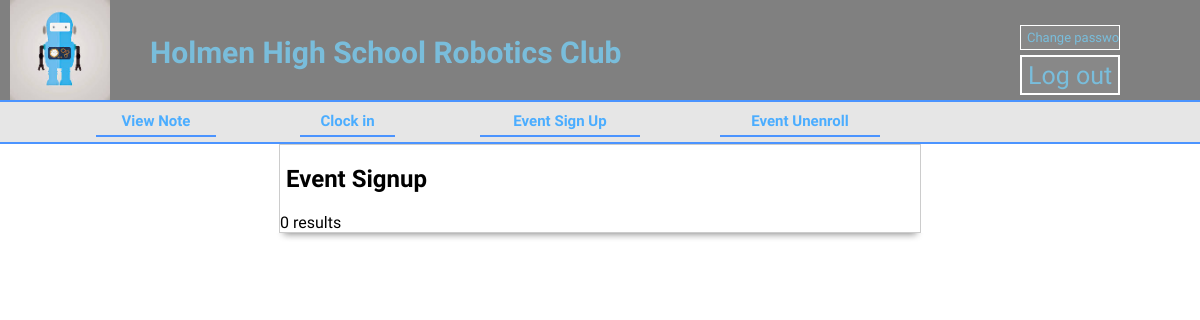
Before: /eventSignUp.php (signed in) with the older database file.
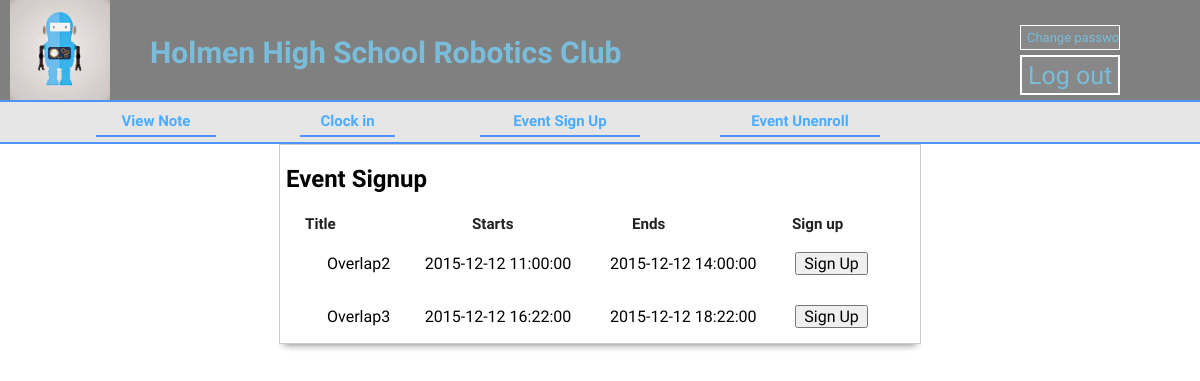
After: the same page with the newer database file.
### tables this page shows
CREATE TABLE IF NOT EXISTS `events` (
  `eventId` int(11) NOT NULL,
  `title` text NOT NULL,
  `description` text NOT NULL,
  `startDateTime` datetime NOT NULL COMMENT 'Format YYYY-MM-DD HH:MM:SS',
  `endDateTime` datetime NOT NULL COMMENT 'format YYYY-MM-DD HH:MM:SS',
  `minVolunteers` int(11) NOT NULL,
  `maxVolunteers` int(11) NOT NULL,
  `minStudents` int(11) NOT NULL,
  `maxStudents` int(11) NOT NULL,
  `creator` text NOT NULL,
  `removed` int(11) NOT NULL
);

### eventSignUp.php (the view, shortened to what this page needs)
<!DOCTYPE html PUBLIC "-//W3C//DTD XHTML 1.0 Transitional//EN" "http://www.w3.org/TR/xhtml1/DTD/xhtml1-transitional.dtd">
<html xmlns="http://www.w3.org/1999/xhtml">
	<head>
		<link rel="stylesheet" type="text/css" href="normalize.css/normalize.css" />
		<link rel="stylesheet" type="text/css" href="theme.css" />
		<link rel="stylesheet" type="text/css" href="forms/view.css" media="all" />
		<link rel="stylesheet" type="text/css" href="jquery.confirm/jquery.confirm.css" />
	</head>
	<body>
		<div id="title">
			<a href="Student.php">
				<h2 id="titleName">
					<img id="titleIcon" src="img/bot2.jpg"  alt="icon"> Holmen High School Robotics Club
				</h2>
			</a>
			<input id="log" class="button"  type="button" onClick="location.href='logout.php'" value="Log out">
			<input id="changePassword" class="button"  type="button" onClick="location.href='changePassword.php'" value="Change password">
		</div>
		<div id="label">
			<input id = "clockIn" class="labelButton"  type="button" onClick="location.href='clockIn.html'" value="Clock in">
			<input id = "viewNote" class="labelButton"  type="button" onClick="location.href='viewNote.html'" value="View Note">
			<input id = "eventSignUp" class = "labelButton" type = "button" onClick="location.href='eventSignUp.php'" value="Event Sign Up">
			<input id = "eventUnEnroll" class = "labelButton" type = "button" onClick="location.href='eventUnenroll.php'" value="Event Unenroll">
		</div>
		<div id="main_body">
			<div id="form_container">
				<h2>&nbsp;<a style="width: 637px">Event Signup</a></h2>
				<?php
				$connection = mysqli_connect("localhost", "root", "091904", "holmenHighSchool");
				$user = $_SESSION['login_user'];
                $userObject = mysqli_query($connection, "select * from users WHERE username = '$user' ");
                $row = $userObject->fetch_object();
                $userid = $row->id;
				$result = mysqli_query($connection, "select * from events where removed != 1 AND maxStudents > 0");
				if (mysqli_num_rows($result)) {
					echo '<div style="position: relative; left: 25px; top: 0px; width: 30%; display: inline-block; float: left;"><label class="description">Title</label></div>
						<div style="float: left; width: 25%; display: inline-block;"><label class="description">Starts</label></div>
						<div style="float: left; width: 25%; display: inline-block;"><label class="description">Ends</label></div>
						<div style="float: left; width: 20%; display: inline-block;"><label class="description">Sign up</label></div>
						<table cellpadding="25" style="width: 90%;">';
					while($row = mysqli_fetch_assoc($result)) {
						$eventsAttended = mysqli_query($connection, "select * from eventParticipation where userId = '$userid'");
						$check = true;
						while ($signedUp = mysqli_fetch_assoc($eventsAttended)){
							if($signedUp["eventId"] == $row["eventId"]){
								$check = false;
							}
						}
						if ($check){
							echo '<tr><form action="" class="appnitro" method="post"><input type="hidden" name="event" value="'
							.$row["eventId"].'"><td>'.$row["title"]."</td><td>".$row["startDateTime"]."</td><td>".$row["endDateTime"]
							."</td>".'<td><input id="signup" class="button_text" type="submit" name="submit" value="Sign Up"></td></form></tr>';
						}
					}
					echo "</table>";
				} else {
					echo "0 results";
				}
				?>
			</div>
			<img id="bottom" src="forms/bottom.png" alt="">
		</div>
	</body>
</html>

### theme.css (style rules this page uses)
body { font-family: 'Cuprum','Lucida Sans Unicode', 'Lucida Grande', sans-serif; }
#label { position:relative; overflow:hidden; border-bottom: 2px solid rgb(75,148,255); width: 100%; height: 40px; background: #E6E6E6; }
#title { position:relative; overflow:hidden; border-bottom: 2px solid rgb(75,148,255); width: 100%; height: 100px; background: grey; }
#titleName { position: relative; top: 10px; font-size: 30px; color: rgb(121,189,219); left: 150px; width: 50%; }
#titleIcon { height: 100px; width: 100px; position: absolute; left: -140px; top: -35px; }
.button { position: absolute; }
#changePassword { border: hidden; height:25px; width:100px; color: rgb(121,189,219); background-color: #888888; top:25px; left: 85%; font-size: 13px; border: 1px solid white; }
#log { height:40px; width:100px; color: rgb(121,189,219); background-color: #888888; border-color: white; top:55px; left:85%; font-size: 25px; border-style: solid; }
.labelButton { position: absolute; color: rgb(75,173,255); background-color: #E6E6E6; border-color: rgb(75,173,255); font-weight: 900; border-style:hidden; border-bottom: 2px solid rgb(75,148,255); }
#viewNote { height:30px; width:120px; top:5px; left:8%; font-size: 15px; }
#clockIn { height:30px; width:95px; top:5px; left:25%; font-size: 15px; }
#eventSignUp { height:30px; width: 160px; top:5px; left: 40%; font-size: 15px; }
#eventUnEnroll { height:30px; width: 160px; top:5px; left: 60%; font-size: 15px; }
a { text-decoration: none; }

### forms/view.css (style rules this page uses)
#form_container { background:#fff; border:1px solid #ccc; margin:0 auto; text-align:left; width:640px; }
#bottom { display:block; height:10px; margin:0 auto; width:650px; }
form.appnitro { margin:20px 20px 0; padding:0 0 20px; }
img { behavior:url(css/iepngfix.htc); border:none; }
.appnitro { font-family:Lucida Grande, Tahoma, Arial, Verdana, sans-serif; font-size:small; }
input.button_text { overflow:visible; padding:0 7px; width:auto; }
label.description { border:none; color:#222; display:block; font-size:95%; font-weight:700; line-height:150%; padding:0 0 1px; }

Changed rows visible on the page:
added events: title "Overlap2", startDateTime "2015-12-12 11:00:00", endDateTime "2015-12-12 14:00:00"
added events: title "Overlap3", startDateTime "2015-12-12 16:22:00", endDateTime "2015-12-12 18:22:00"
Other visible differences:
text no longer shown: "0 results"
text now shown: "Title Starts Ends Sign up"
